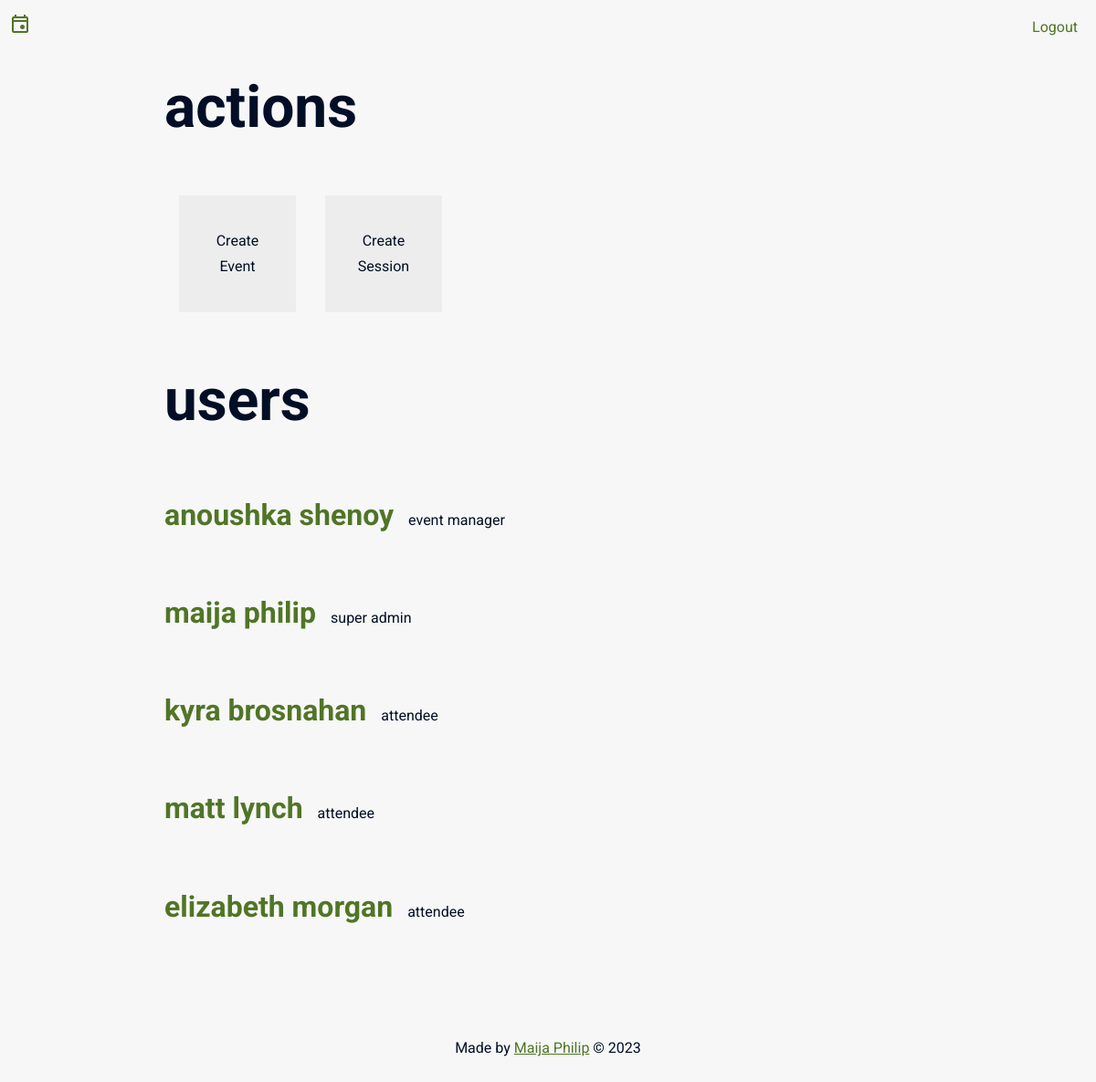
Screenshot of /admin.php (signed in) with the database file from the repository.
### tables this page shows
CREATE TABLE `attendee` (
  `idattendee` int NOT NULL AUTO_INCREMENT,
  `name` varchar(100) NOT NULL,
  `password` varchar(100) NOT NULL,
  `role` int DEFAULT NULL,
  PRIMARY KEY (`idattendee`),
  KEY `role_idx` (`role`)
);

CREATE TABLE `role` (
  `idrole` int NOT NULL AUTO_INCREMENT,
  `name` varchar(45) NOT NULL,
  PRIMARY KEY (`idrole`),
  UNIQUE KEY `name_UNIQUE` (`name`)
);

CREATE TABLE `super_admin` (
  `AdminID` int NOT NULL
);

### utils/DB.class.php (called while the page is built, shortened)
<?php
class  DB {
    private $dbh;
    function __construct() {
        try {
            $this->dbh = new PDO(
                "mysql:host={$_SERVER['DB_SERVER']};dbname={$_SERVER['DB']}",
                $_SERVER["DB_USER"],
                $_SERVER["DB_PASSWORD"]
            );
            $this->dbh->setAttribute(PDO::ATTR_ERRMODE, PDO::ERRMODE_EXCEPTION);
        } catch (PDOException $pe) {
            echo $pe->getMessage();
            die ("Bad Database Connection");
        }
    }
    function associativeSelect($sql, $params) {
        $data = [];
        try {
            $stmt = $this->dbh->prepare($sql);
            $stmt->execute($params);
            while ( $row = $stmt->fetch()) {
                $data[] = $row;
            }
        } catch (PDOException $pe) {
            echo $pe->getMessage();
        }
        return $data;
    }
    function objectSelect($sql, $params, $class, $fileFirstPath = ".") {
        $data = [];
        try {
            $stmt = $this->dbh->prepare($sql);
            $stmt->execute($params);
            $stmt->setFetchMode(PDO::FETCH_CLASS, $class);
            while ( $row = $stmt->fetch()) {
                $data[] = $row;
            }
        } catch (PDOException $pe) {
            echo $pe->getMessage();
        }
        return $data;
    }
}

### utils/CurrentUser.class.php (called while the page is built, shortened)
<?php
class CurrentUser {
    public static function getCurrentUser($firstFilePath = ".") {
        $userid = $_SESSION['userId'];
        $db = new DB();
        $user = $db->objectSelect("SELECT * FROM attendee WHERE idattendee = :id ", [":id" => $userid], "Attendee", $firstFilePath);
        return $user[0];
    }
}

### classes/Attendee.class.php (the view, shortened to what this page needs)
<?php
class Attendee {
    private $idattendee;
    private $name;
    private $role;
	public function getHTML($firstFilePath = ".") {
		require_once "$firstFilePath/utils/DB.class.php";
		require_once "$firstFilePath/utils/CurrentUser.class.php";
		$db = new DB();
		$role = $db->associativeSelect("SELECT name FROM role WHERE idrole = :id", [":id"=>$this->role])[0]['name'];
        $superAdminID = $db->associativeSelect("SELECT AdminId FROM super_admin", [])[0]['AdminId'];
		if ($superAdminID == $this->idattendee) {
			$role = "super admin";
		}
		$html = <<< END
			<p class="user-row-link">
				<div class="user-row">
					<h2>{$this->name}</h2>
					<p>$role</p>
				</div>
			</p>
		END;
		$userRole = CurrentUser::getCurrentUser()->getRole();
		return $html;
	}
	public function getRole(){
		return $this->role;
	}
}

### admin.php (shortened to what this page needs)
<!DOCTYPE html>
<?php
    echo (PageFormat::getDocumentHeader("Admin"));
?>
        <h1>Actions</h1>
            <div class="action-block">
                <?php
                    echo "<div><a href=\"editpages/editEvent.php\">Create Event</a></div>";
                    echo "<div><a href=\"editpages/editSession.php\">Create Session</a></div>";
                ?>
            </div>
        <h1>Users</h1>
        <?php
            $db = (new DB());
            $users = $db->objectSelect("SELECT * FROM attendee", [], "Attendee");
            foreach ($users as $key => $value) {
                echo $value->getHTML();
            }
        ?>
<?php
    echo (PageFormat::getDocumentFooter());
?>

### utils/Styles.css (style rules this page uses)
:root { --white: #F7F7F7; --grey: #EDEDED; --grey-dark: #737987; --black: #020E26; --theme: #507526; --theme-og: #7BB03E; --error-red: #b8001f; --error-pink: #ffccd5; }
html, body { width: 100%; height: 100%; padding: 0; margin: 0; scroll-behavior: smooth; background-color: var(--white); font-family: 'Roboto', sans-serif; }
* { box-sizing: border-box; transition: 0.25s; }
*, *:after, *:before { box-sizing: border-box; }
p, a, figcaption, input, button, .select, .p { font-family: 'Roboto', sans-serif; font-size: 1em; color: var(--black); line-height: 1.75em; }
a { transition: all 0.25s linear; }
h1, h2 { font-size: 4em; text-transform: lowercase; color: var(--black); }
h2 { font-size: 2em; color: var(--theme); }
.user-row { display: flex; flex-direction: row; align-items: baseline; }
.user-row p { margin-left: 1em; }
.user-row-link { text-decoration: none; }
.action-block { display: flex; flex-wrap: wrap; }
.action-block div { width: 8em; height: 8em; background-color: var(--grey); margin: 1em; padding: 1.5em; display: flex; justify-content: center; align-items: center; }
.action-block a { margin: auto; text-decoration: none; text-align: center; }

### rows the page displays
attendee: name "anoushka shenoy", role.name "event manager"
attendee: name "maija philip", idattendee.AdminID "super admin"
attendee: name "kyra brosnahan", role.name "attendee"
attendee: name "matt lynch", role.name "attendee"
attendee: name "elizabeth morgan", role.name "attendee"
